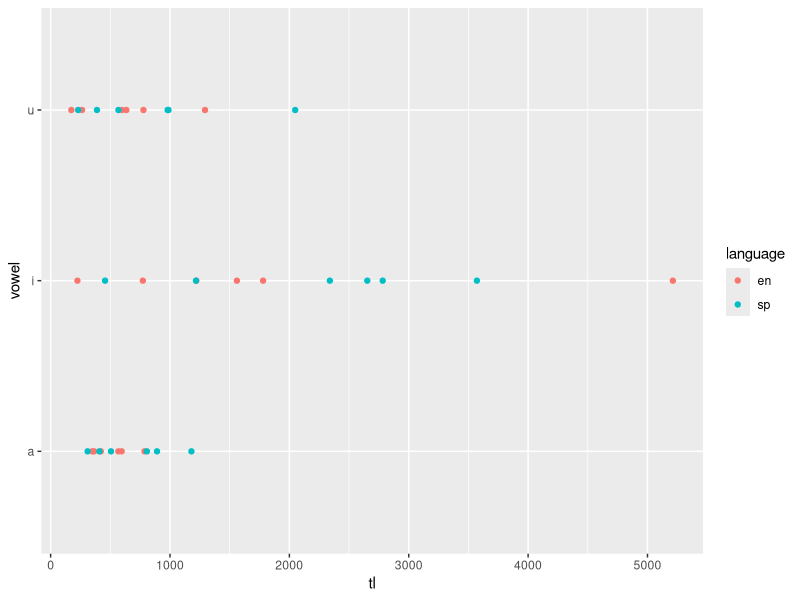
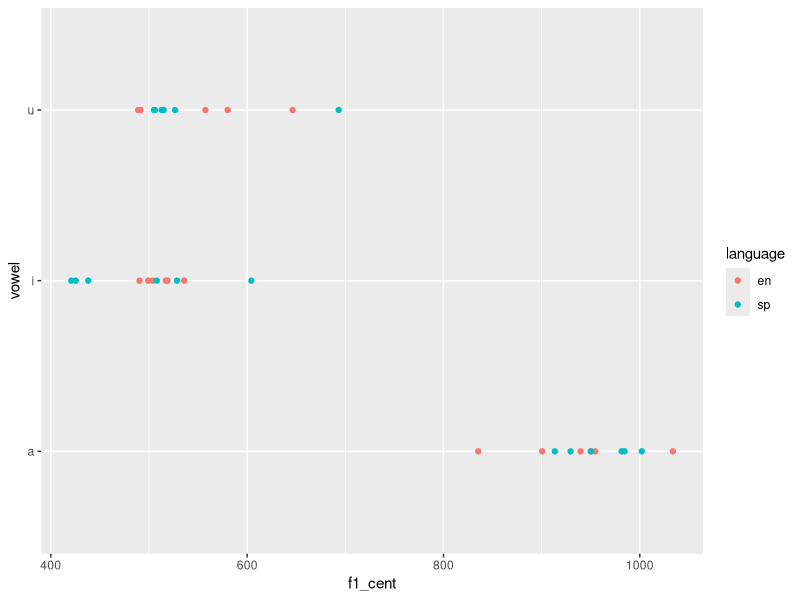
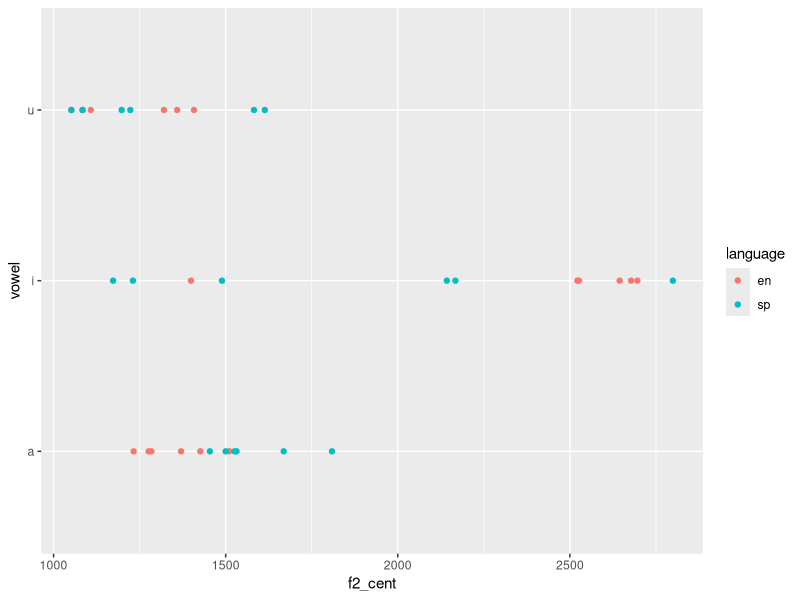

Source code (R) for these figures, in order:
## ---- chunk 1

library("dplyr")   
library("ggplot2") 
library("readr")   
library("here")    
library("tidyr")
library("stringr")
## ---- chunk 2
here("data")
## ---- chunk 3
read_csv(file = "./data/vowel_data.csv")
## ---- chunk 4
my_data <- read_csv(here("data", "vowel_data.csv"))
## ---- chunk 5
vowels<-select(my_data,vowel, language,f1_cent,f2_cent,tl)
## ---- chunk 6
vowels_calc <- vowels%>% 
  group_by(vowel,language) %>% 
  summarize(f1_mean = mean(f1_cent), f1_sd = sd(f1_cent),
            f2_mean = mean(f2_cent), f2_sd = sd (f2_cent), 
                           tl_mean = mean (tl), tl_sd = sd(tl))
## ---- chunk 7
f1_mean <- vowels%>% 
  group_by(vowel,language) %>% 
  summarize(f1_mean = mean(f1_cent)) %>% 
  pivot_wider(names_from = language,
              values_from = f1_mean)
## ---- chunk 8
f2_mean <- vowels%>% 
  group_by(vowel,language) %>% 
  summarize(f2_mean = mean(f2_cent)) %>% 
  pivot_wider(names_from = language,
              values_from = f2_mean)
## ---- chunk 9
tl_mean <- vowels%>% 
  group_by(vowel,language) %>% 
  summarize(tl_mean = mean(tl)) %>% 
  pivot_wider(names_from = language,
              values_from = tl_mean)
## ---- chunk 10
vowels %>% 
  ggplot(.,aes(x=tl, y=vowel, color=language))+
  geom_point()
## ---- chunk 11
vowels %>% 
  ggplot(.,aes(x=f1_cent, y=vowel, color=language))+
  geom_point()
## ---- chunk 12
vowels %>% 
  ggplot(.,aes(x=f2_cent, y=vowel, color=language))+
  geom_point()
